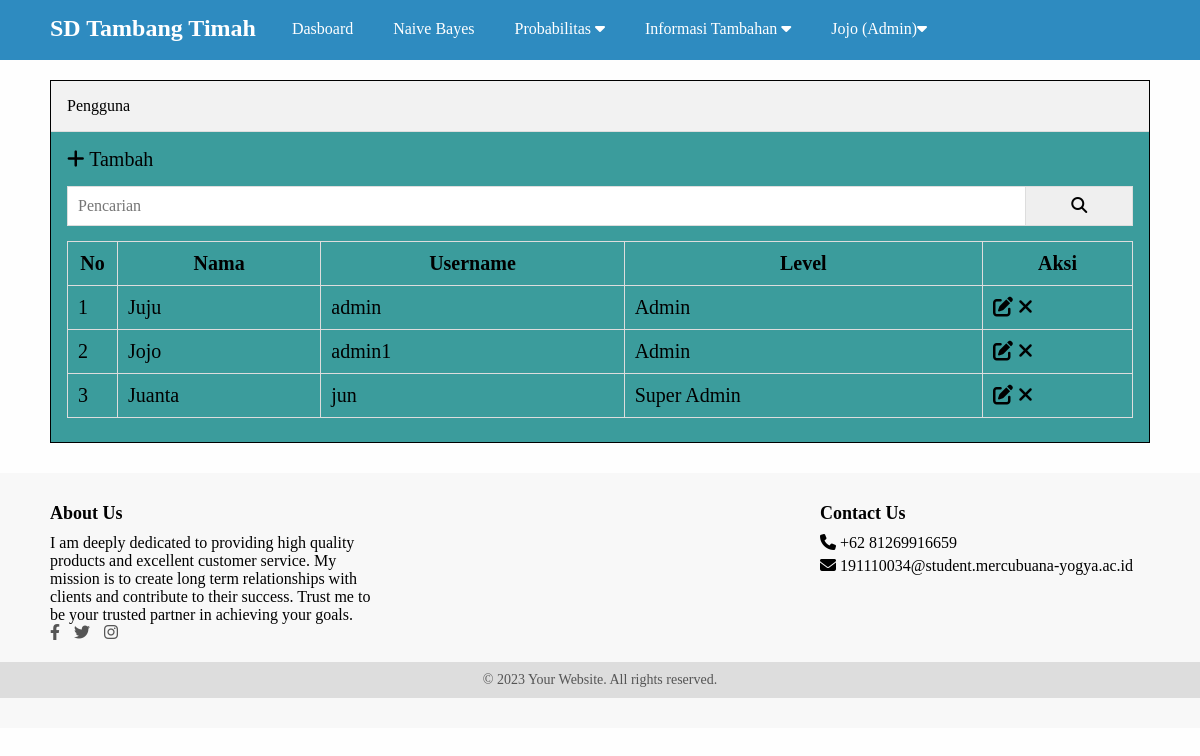
/admin/pengguna.php (signed in), run on the app's committed database.
### tables this page shows
CREATE TABLE `pengguna` (
  `id` int(11) NOT NULL,
  `nama_pengguna` varchar(30) DEFAULT NULL,
  `username` varchar(30) DEFAULT NULL,
  `password` varchar(50) DEFAULT NULL,
  `level` enum('Super Admin','Admin') DEFAULT NULL,
  `created_at` timestamp NOT NULL DEFAULT current_timestamp() ON UPDATE current_timestamp(),
  `updated_at` datetime DEFAULT NULL
);

### admin/pengguna.php (the view, shortened to what this page needs)
<?php include 'header.php' ?>
		<div class="content">
			<div class="container">
				<div class="box">
				<div class="box-header">
				Pengguna</div>
				<div class="box-body">
					<a href="tambah-pengguna.php" class="text-green"><i class="fa fa-plus"></i> Tambah</a>
					<form action="">
						<div class="input-group">
							<input type="text" name="key" placeholder="Pencarian">
							<button type="submit"><i class="fa fa-search" ></i></button>
						</div>
					</form>
					<table class="table">
						<thead>
							<tr>
								<th>No</th>
								<th>Nama</th>
								<th>Username</th>
								<th>Level</th>
								<th>Aksi</th>
							</tr>
						</thead>
						<tbody>
							<?php
							$no =1;
								$where = " WHERE 1=1";
							$pengguna = mysqli_query ($conn, "SELECT * fROM pengguna $where ORDER BY id DESC");
								if (mysqli_num_rows($pengguna) > 0 ) {
								 	while ($p = mysqli_fetch_array ($pengguna)) {
							 ?>
							<tr>
								<td><?= $no++ ?></td>
								<td><?= $p['nama_pengguna'] ?></td>
								<td><?= $p['username'] ?></td>
								<td><?= $p['level'] ?></td>
								<td>
									<a href="edit-pengguna.php ?id=<?= $p['id']?>"  title="Edit Data" class="text-orange"><i class="fa fa-edit"></i></a>
									<a href="hapus.php ?id=<?= $p['id']?>" onclick="return confirm('yakin ingin menghapus ?')"title="Hapus Data" class="text-red"><i class="fa fa-times"></i></a>
								</td>
							</tr>
							<?php }}else {	?>
										<tr>
											<td colspan="5">Data Tidak Ditemukan</td>
										</tr>
										<?php } ?>
						</tbody>
					</table>
				</div>
			</div>
		</div>
	</div>
<?php include 'footer.php' ?>

### assets/css/style.css (style rules this page uses)
* { margin: 0; padding: 0; font-family: 'Arvo', serif; box-sizing: border-box; }
a { text-decoration: none; }
.container { width: 1140px; margin: 0 auto; }
.bg-light { background-color: #fefefe; }
.box { border:1px solid #000000; background-color: #3EA99F; }
.box-header { padding: 16px; border-bottom: 1px solid #ddd; background-color: #f2f2f2; }
.box-body { padding: 16px; background-color: #3B9C9C; font-size: 20px; }
form { margin: 15px 0; }
.content { padding: 80px 0 30px 0; }
.table { width: 100%; border-collapse: collapse; margin: 8px 0; }
.table th, .table td { border: 1px solid #ddd; padding: 10px; }
.table th:first-child { width: 50px; text-align: center; }
.table th:last-child { width: 150px; text-align: center; }
.text-red { color: #000000; }
.text-orange { color: #000000; }
.text-green { color: #000000; }
.input-group:after { content: ""; clear: both; display: block; }
.input-group input[type="text"] { width: 90%; padding: 10px; font-size: 16px; float: left; border: 1px solid #ddd; }
.input-group button { width: 10%; padding: 10px; font-size: 16px; float: left; border: 1px solid #ddd; border-left: none; }

### admin/footer.php (style rules this page uses)
.container { max-width: 1200px; margin: 0 auto; padding: 0 20px; }

### data on the page
pengguna: nama_pengguna "Juju", username "admin", level "Admin"
pengguna: nama_pengguna "Jojo", username "admin1", level "Admin"
pengguna: nama_pengguna "Juanta", username "jun", level "Super Admin"

### other printed values
$_SESSION['uname'] "Jojo"
$_SESSION['ulevel'] "Admin"
